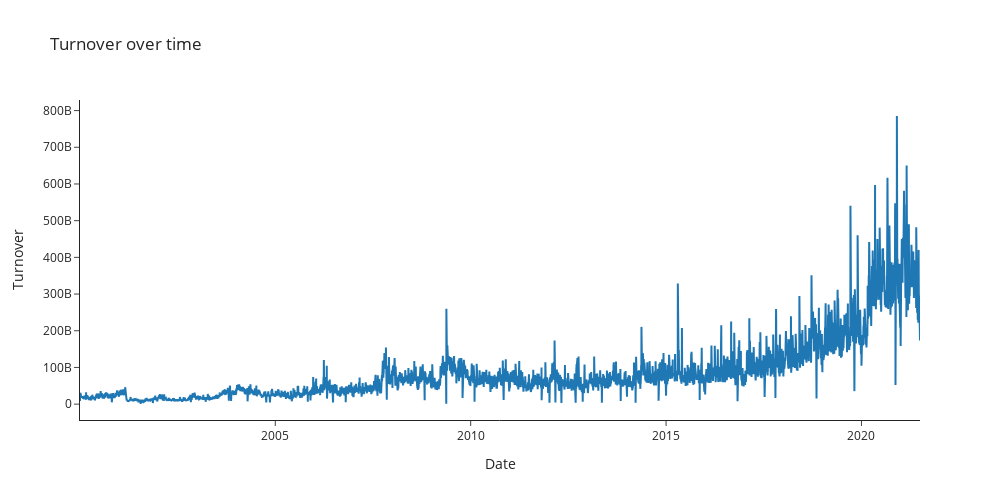

This figure's notebook cell:
### Code cell
fig = go.Figure([go.Scatter(x=df.index, y=df['Turnover'])])
fig.update_layout(
    autosize=False,
    width=1000,
    height=500,
    title='Turnover over time',
    template="simple_white",
)
fig.update_xaxes(title="Date")
fig.update_yaxes(title="Turnover")
fig.show()

### Figure 1 — Plotly figure (JSON) as saved in the notebook; plotly's stock layout.template omitted (floating-point values rounded to 4 significant figures; data arrays with more than 128 entries replaced by an {"elided": "..."} marker saying what was removed)
{"data": [{"type": "scatter", "x": {"elided": "5349 str values"}, "y": {"elided": "5349 float values"}}], "layout": {"autosize": false, "height": 500, "title": {"text": "Turnover over time"}, "width": 1000, "xaxis": {"title": {"text": "Date"}}, "yaxis": {"title": {"text": "Turnover"}}}}
